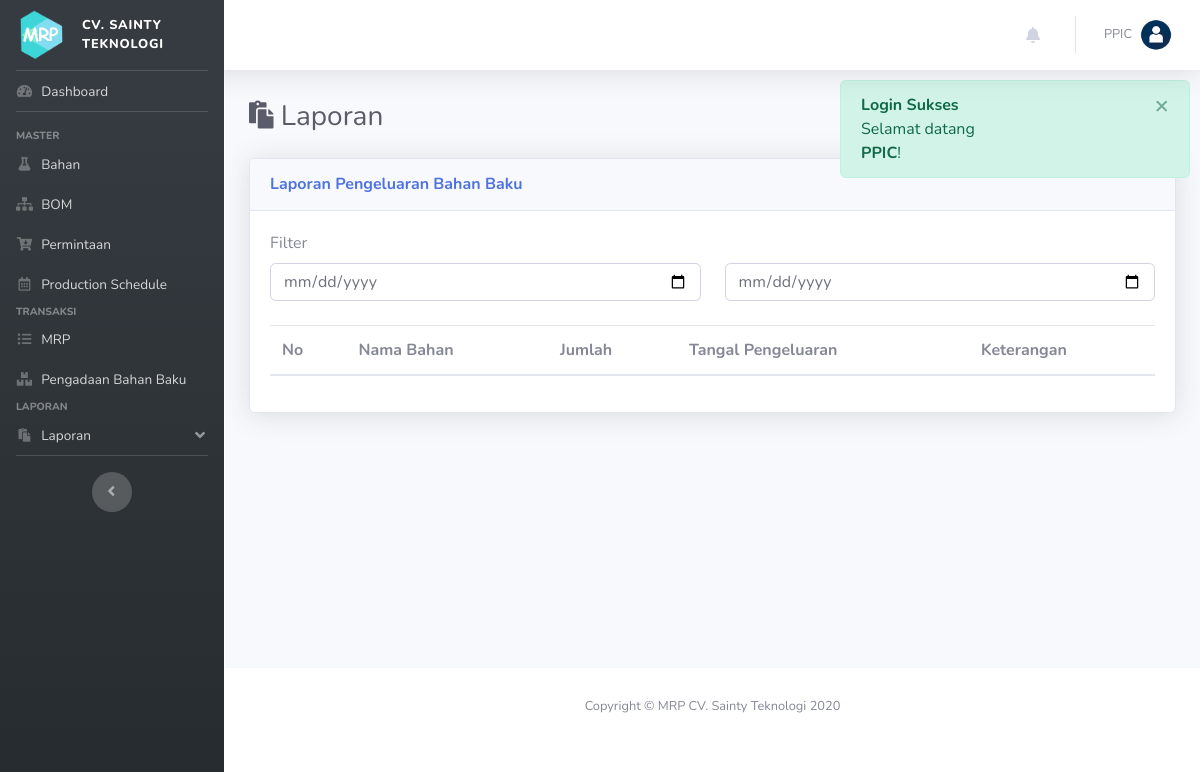
The app's page /index.php?p=laporan&ket=pengeluaran_bahan_baku (signed in), older data.
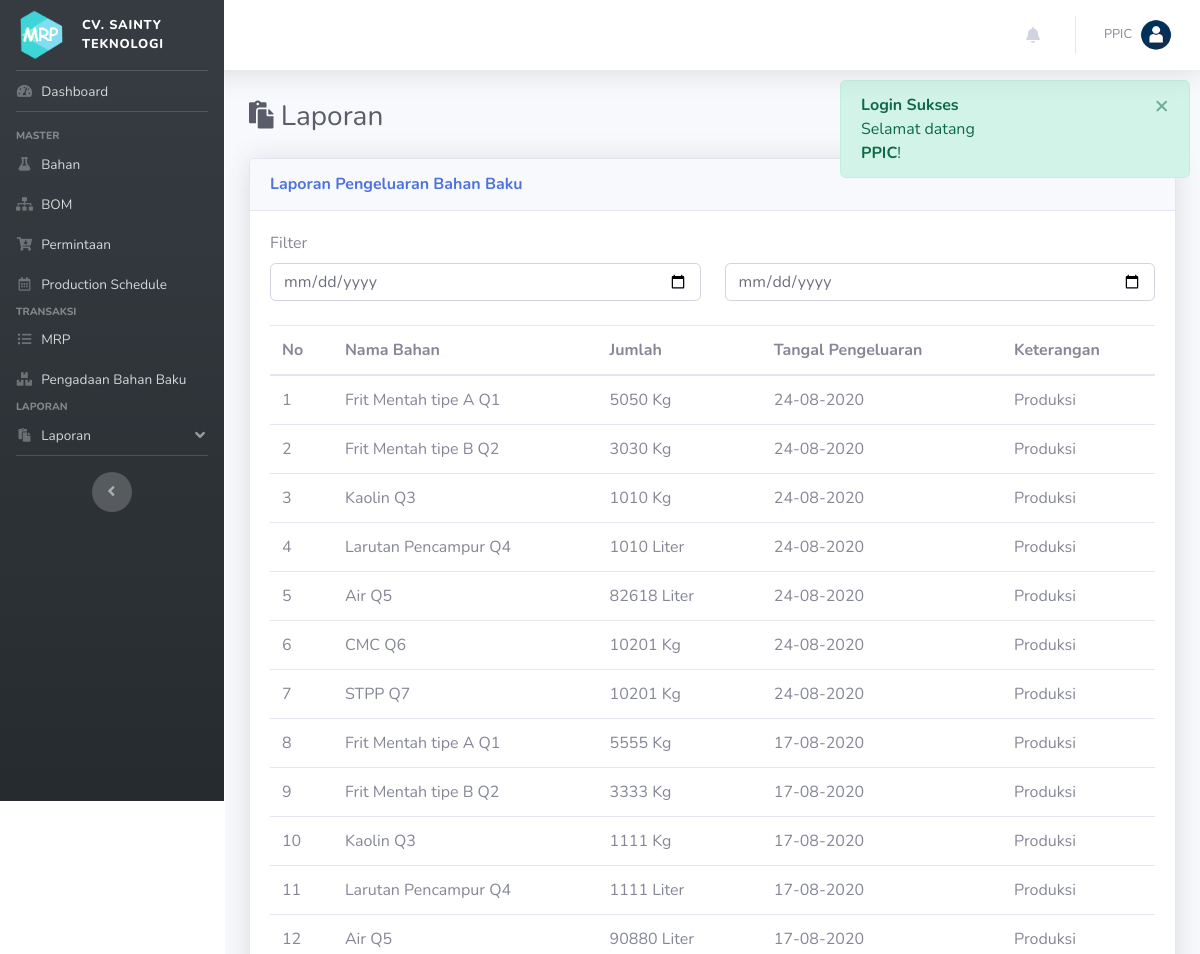
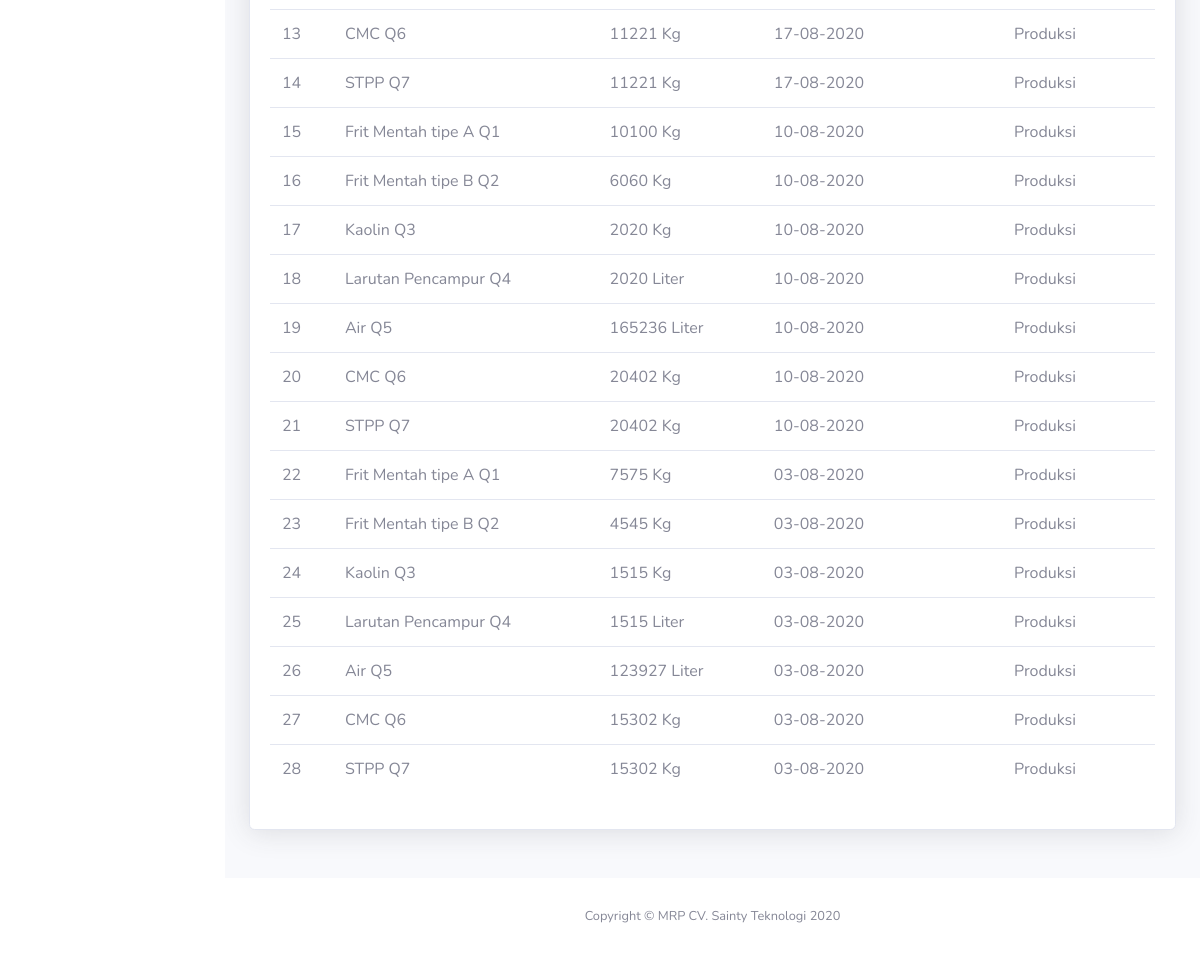
The same page, newer data (2 pictures, top to bottom).
### tables this page shows
CREATE TABLE IF NOT EXISTS `pengeluaran` (
  `id_pengeluaran` int(11) NOT NULL AUTO_INCREMENT,
  `id_bahan` int(11) DEFAULT NULL,
  `tgl_pengeluaran` date DEFAULT NULL,
  `jumlah` int(11) DEFAULT NULL,
  `keterangan` text DEFAULT NULL,
  `sts` int(11) DEFAULT NULL,
  PRIMARY KEY (`id_pengeluaran`),
  KEY `id_bahan` (`id_bahan`),
  CONSTRAINT `FK_pengeluaran_bahan` FOREIGN KEY (`id_bahan`) REFERENCES `bahan` (`id_bahan`) ON DELETE CASCADE ON UPDATE CASCADE
);

CREATE TABLE IF NOT EXISTS `bahan` (
  `id_bahan` int(11) NOT NULL AUTO_INCREMENT,
  `nama_bahan` varchar(200) DEFAULT NULL,
  `satuan` varchar(200) DEFAULT NULL,
  `jumlah` double DEFAULT NULL,
  `ss` double(22,0) DEFAULT NULL,
  `rop` double(22,0) DEFAULT NULL,
  `LT` int(11) DEFAULT NULL,
  PRIMARY KEY (`id_bahan`)
);

### pages/laporan/pengeluaran_bahan_baku.php (the view, shortened to what this page needs)
<form action="" class="mb-4">
    <div class="row">
        <div class="col">
            <label for="">Filter</label>
        </div>
    </div>
    <div class="row">
        <div class="col">
            <input type="date" class="form-control inp_filter" id="tgl1" placeholder="Tanggal">
        </div>
        <div class="col">
            <input type="date" class="form-control inp_filter" id="tgl2" placeholder="Tanggal">
        </div>
    </div>
</form>
<table class="table dataTableLaporan">
    <thead>
        <tr>
            <th>No</th>
            <th>Nama Bahan</th>
            <th>Jumlah</th>
            <th>Tangal Pengeluaran</th>
            <th>Keterangan</th>
        </tr>
    </thead>
    <tbody>
    <?php
        $i=0;
        $sql = "SELECT a.*, c.nama_bahan, c.satuan FROM pengeluaran a JOIN bahan c ON a.id_bahan = c.id_bahan WHERE a.sts = 0 ORDER BY a.tgl_pengeluaran DESC";
        $q = mysqli_query($con, $sql);
        while($row = mysqli_fetch_array($q)):
    ?>
        <tr>
            <td><?= ++$i; ?></td>
            <td><?= $row['nama_bahan']; ?></td>
            <td><?= $row['jumlah']." ".$row['satuan']; ?></td>
            <td><?= date("d-m-Y", strtotime($row['tgl_pengeluaran'])); ?></td>
            <td><?= $row['keterangan']; ?></td>
        </tr>
    <?php endwhile; ?>
    </tbody>
</table>

### templates/sidebar.php (shortened to what this page needs)
<?php
$akses = [
            [8],
            [0, 1, 2, 3, 4, 5, 8],
            [6, 7, 8, 82, 83],
            [8, 84, 85],
            [8, 86],
            [0, 1, 2, 3, 4, 5, 8, 9]
        ];
?>
    <li class="nav-item" id="home">
        <a class="nav-link" href="index.php">
            <i class="fas fa-fw fa-tachometer-alt"></i>
            <span>Dashboard</span>
        </a>
    </li>
    <hr class="sidebar-divider">
    <?php foreach($menu as $k => $v): ?>
        <?php if(in_array($v['menu'][0]['id'], $akses[$_SESSION['type']])): ?>
        <div class="sidebar-heading">
            <?= $v['group']; ?>
        </div>
        <?php endif; ?>
        <?php foreach($v['menu'] as $a => $b): ?>
            <?php if(in_array($b['id'], $akses[$_SESSION['type']])): ?>
                <?php if($b['type']==0): ?>
                    <li class="nav-item" id="<?= str_replace(".php", "", $b['pages']); ?>">
                        <a class="nav-link" href="<?= $b['link']; ?>">
                            <i class="<?= $b['icon']; ?>"></i>
                            <span><?= $b['text']; ?></span>
                        </a>
                    </li>
                <?php else: ?>
                    <li class="nav-item" id="<?= str_replace(".php", "", $b['pages']); ?>">
                        <a class="nav-link" href="#" data-toggle="collapse" data-target="#collapseLaporan" aria-expanded="true" aria-controls="collapseLaporan">
                            <i class="<?= $b['icon']; ?>"></i>
                            <span><?= $b['text']; ?></span>
                        </a>
                    </li>
                <?php endif; ?>
            <?php endif; ?>
        <?php endforeach; ?>
    <?php endforeach; ?>

Row changes from the older to the newer data that the page shows:
added pengeluaran: id_bahan.nama_bahan "Frit Mentah tipe A Q1", jumlah "5050", id_bahan.satuan "Kg", tgl_pengeluaran "24-08-2020", keterangan "Produksi"
added pengeluaran: id_bahan.nama_bahan "Frit Mentah tipe B Q2", jumlah "3030", id_bahan.satuan "Kg", tgl_pengeluaran "24-08-2020", keterangan "Produksi"
added pengeluaran: id_bahan.nama_bahan "Kaolin Q3", jumlah "1010", id_bahan.satuan "Kg", tgl_pengeluaran "24-08-2020", keterangan "Produksi"
added pengeluaran: id_bahan.nama_bahan "Larutan Pencampur Q4", jumlah "1010", id_bahan.satuan "Liter", tgl_pengeluaran "24-08-2020", keterangan "Produksi"
added pengeluaran: id_bahan.nama_bahan "Air Q5", jumlah "82618", id_bahan.satuan "Liter", tgl_pengeluaran "24-08-2020", keterangan "Produksi"
added pengeluaran: id_bahan.nama_bahan "CMC Q6", jumlah "10201", id_bahan.satuan "Kg", tgl_pengeluaran "24-08-2020", keterangan "Produksi"
added pengeluaran: id_bahan.nama_bahan "STPP Q7", jumlah "10201", id_bahan.satuan "Kg", tgl_pengeluaran "24-08-2020", keterangan "Produksi"
added pengeluaran: id_bahan.nama_bahan "Frit Mentah tipe A Q1", jumlah "5555", id_bahan.satuan "Kg", tgl_pengeluaran "17-08-2020", keterangan "Produksi"
added pengeluaran: id_bahan.nama_bahan "Frit Mentah tipe B Q2", jumlah "3333", id_bahan.satuan "Kg", tgl_pengeluaran "17-08-2020", keterangan "Produksi"
added pengeluaran: id_bahan.nama_bahan "Kaolin Q3", jumlah "1111", id_bahan.satuan "Kg", tgl_pengeluaran "17-08-2020", keterangan "Produksi"
added pengeluaran: id_bahan.nama_bahan "Larutan Pencampur Q4", jumlah "1111", id_bahan.satuan "Liter", tgl_pengeluaran "17-08-2020", keterangan "Produksi"
added pengeluaran: id_bahan.nama_bahan "Air Q5", jumlah "90880", id_bahan.satuan "Liter", tgl_pengeluaran "17-08-2020", keterangan "Produksi"
added pengeluaran: id_bahan.nama_bahan "CMC Q6", jumlah "11221", id_bahan.satuan "Kg", tgl_pengeluaran "17-08-2020", keterangan "Produksi"
added pengeluaran: id_bahan.nama_bahan "STPP Q7", jumlah "11221", id_bahan.satuan "Kg", tgl_pengeluaran "17-08-2020", keterangan "Produksi"
added pengeluaran: id_bahan.nama_bahan "Frit Mentah tipe A Q1", jumlah "10100", id_bahan.satuan "Kg", tgl_pengeluaran "10-08-2020", keterangan "Produksi"
added pengeluaran: id_bahan.nama_bahan "Frit Mentah tipe B Q2", jumlah "6060", id_bahan.satuan "Kg", tgl_pengeluaran "10-08-2020", keterangan "Produksi"
added pengeluaran: id_bahan.nama_bahan "Kaolin Q3", jumlah "2020", id_bahan.satuan "Kg", tgl_pengeluaran "10-08-2020", keterangan "Produksi"
added pengeluaran: id_bahan.nama_bahan "Larutan Pencampur Q4", jumlah "2020", id_bahan.satuan "Liter", tgl_pengeluaran "10-08-2020", keterangan "Produksi"
added pengeluaran: id_bahan.nama_bahan "Air Q5", jumlah "165236", id_bahan.satuan "Liter", tgl_pengeluaran "10-08-2020", keterangan "Produksi"
added pengeluaran: id_bahan.nama_bahan "CMC Q6", jumlah "20402", id_bahan.satuan "Kg", tgl_pengeluaran "10-08-2020", keterangan "Produksi"
added pengeluaran: id_bahan.nama_bahan "STPP Q7", jumlah "20402", id_bahan.satuan "Kg", tgl_pengeluaran "10-08-2020", keterangan "Produksi"
added pengeluaran: id_bahan.nama_bahan "Frit Mentah tipe A Q1", jumlah "7575", id_bahan.satuan "Kg", tgl_pengeluaran "03-08-2020", keterangan "Produksi"
added pengeluaran: id_bahan.nama_bahan "Frit Mentah tipe B Q2", jumlah "4545", id_bahan.satuan "Kg", tgl_pengeluaran "03-08-2020", keterangan "Produksi"
added pengeluaran: id_bahan.nama_bahan "Kaolin Q3", jumlah "1515", id_bahan.satuan "Kg", tgl_pengeluaran "03-08-2020", keterangan "Produksi"
added pengeluaran: id_bahan.nama_bahan "Larutan Pencampur Q4", jumlah "1515", id_bahan.satuan "Liter", tgl_pengeluaran "03-08-2020", keterangan "Produksi"
added pengeluaran: id_bahan.nama_bahan "Air Q5", jumlah "123927", id_bahan.satuan "Liter", tgl_pengeluaran "03-08-2020", keterangan "Produksi"
added pengeluaran: id_bahan.nama_bahan "CMC Q6", jumlah "15302", id_bahan.satuan "Kg", tgl_pengeluaran "03-08-2020", keterangan "Produksi"
added pengeluaran: id_bahan.nama_bahan "STPP Q7", jumlah "15302", id_bahan.satuan "Kg", tgl_pengeluaran "03-08-2020", keterangan "Produksi"
